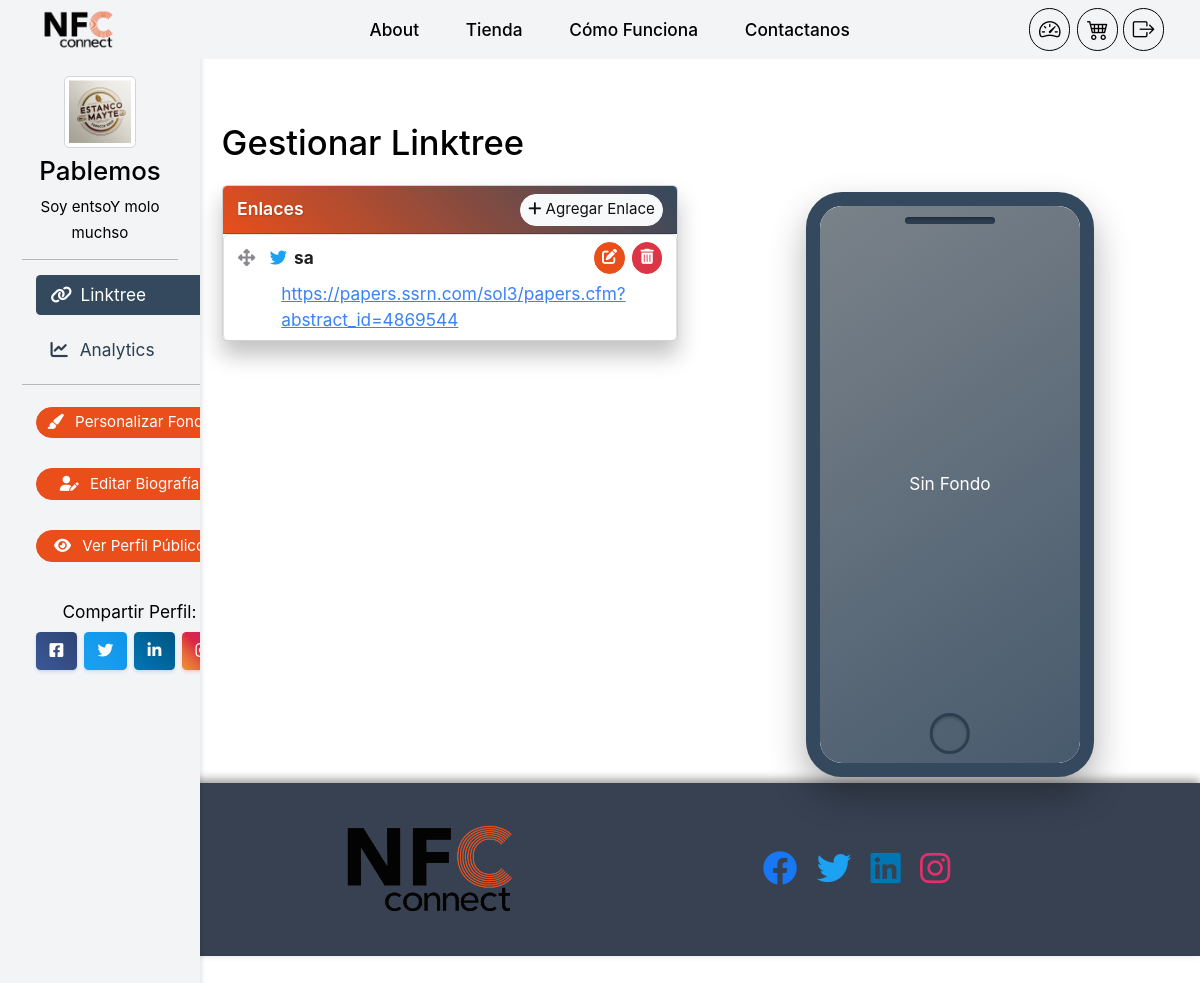
Page /dashboard (signed in) on the earlier database version.
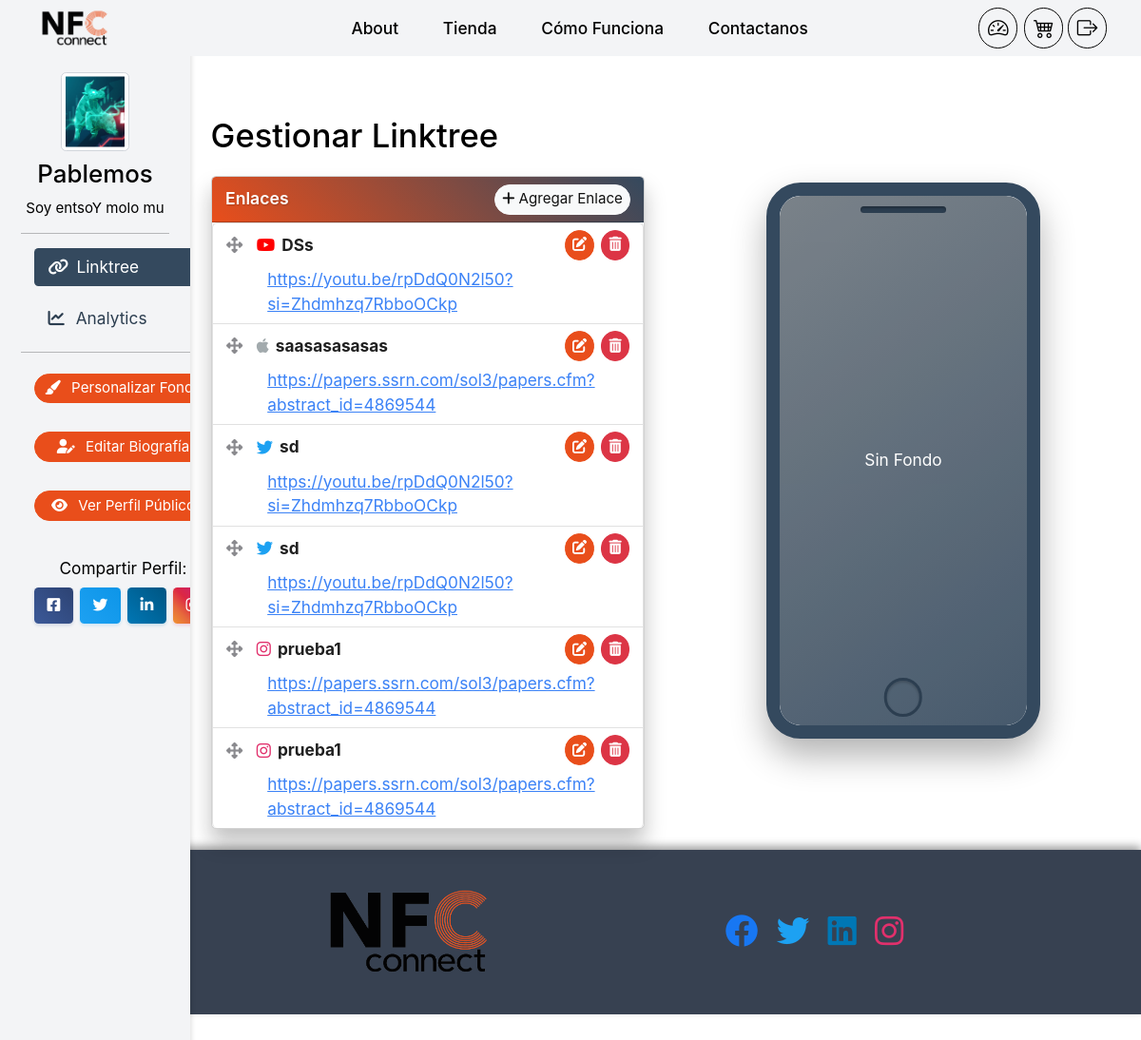
Same page on the later database version.
### app/models.py (models this page shows, shortened)
class User(UserMixin, db.Model):
    __tablename__ = 'user'
    id = db.Column(db.Integer, primary_key=True)
    username = db.Column(db.String(150), unique=True, nullable=False)
    email = db.Column(db.String(150), unique=True, nullable=False)
    password_hash = db.Column(db.String(128), nullable=False)
    profile_image = db.Column(db.String(20), nullable=True, default='default.jpg')
    background_image = db.Column(db.String(50), nullable=True, default=None)
    background_video = db.Column(db.String(50), nullable=True, default=None)
    background_type = db.Column(db.String(10), nullable=False, default='image')  # Nuevo campo
    link_color = db.Column(db.String(7), default='#e94e1b')  # Nuevo campo para color de enlaces
    bio = db.Column(db.Text, nullable=True)
    date_joined = db.Column(db.DateTime, default=datetime.utcnow)
    is_admin = db.Column(db.Boolean, default=False)
    is_authorized = db.Column(db.Boolean, default=False)
    cart = db.relationship('Cart', backref='user', uselist=False, cascade="all, delete-orphan")
    user_links = db.relationship('UserLink', back_populates='owner', lazy='dynamic')

class UserLink(db.Model):
    __tablename__ = 'user_link'
    id = db.Column(db.Integer, primary_key=True)
    title = db.Column(db.String(150), nullable=False)
    url = db.Column(db.String(255), nullable=False)
    icon = db.Column(db.String(150), nullable=True)
    owner_id = db.Column(db.Integer, db.ForeignKey('user.id'), nullable=False)
    order = db.Column(db.Integer, nullable=False, default=0)
    clicks = db.Column(db.Integer, nullable=False, default=0)
    owner = db.relationship('User', back_populates='user_links')
    click_logs = db.relationship('ClickLog', back_populates='link', lazy='dynamic', cascade="all, delete-orphan")

### app/routes.py (the view)
@app.route('/dashboard')
@login_required
def dashboard():
    links = UserLink.query.filter_by(owner_id=current_user.id).order_by(UserLink.order).all()
    clicks_per_link = {
        'labels': [link.title for link in links],
        'data': [link.clicks for link in links]
    }
    today = datetime.now(datetime.utcnow().astimezone().tzinfo).date()
    today_clicks_count = (
        db.session.query(ClickLog)
        .join(UserLink)
        .filter(
            UserLink.owner_id == current_user.id,
            func.date(ClickLog.timestamp) == today
        ).count()
    )
    analytics_data = {
        'total_clicks': sum(link.clicks for link in links),
        'today_clicks': today_clicks_count,
        'active_links': len([link for link in links if link.clicks > 0]),
        'daily_average': sum(link.clicks for link in links) / len(links) if links else 0
    }
    sorted_links = sorted(links, key=lambda l: l.clicks, reverse=True)[:5]
    popular_links = {
        'labels': [link.title for link in sorted_links],
        'data': [link.clicks for link in sorted_links]
    }
    today = datetime.utcnow().date()
    thirty_days_ago = today - timedelta(days=29)
    date_range = [thirty_days_ago + timedelta(days=i) for i in range(30)]
    clicks_trend = defaultdict(lambda: defaultdict(int))
    for log in ClickLog.query.filter(ClickLog.timestamp >= thirty_days_ago).all():
        click_date = log.timestamp.date()
        clicks_trend[click_date][log.link.title] += 1
    trend_labels = [date.strftime('%d-%m') for date in date_range]
    datasets = []
    for link in links:
        link_data = [clicks_trend[date][link.title] for date in date_range]
        color = generate_random_color()  # Implementa esta función o define una lista de colores
        datasets.append({
            'title': link.title,
            'data': link_data,
            'color': color
        })
    click_trend = {
        'labels': trend_labels,
        'datasets': datasets
    }
    analytics_data = {
        'clicks_per_link': clicks_per_link,
        'popular_links': popular_links,
        'click_trend': click_trend
    }
    return render_template('dashboard.html', links=links, analytics_data=analytics_data)

### app/templates/dashboard.html (shortened to what this page needs)
{% extends "app.html" %}
{% set navbar_size = 'small' %}
{% block content %}
{% if not current_user.is_authorized %}
    <div class="container mt-5">
        <div class="alert alert-danger text-center" role="alert">
            <h4 class="alert-heading">Acceso No Autorizado</h4>
            <p>Tu cuenta no está autorizada para acceder a esta página.</p>
            <hr>
            <p class="mb-0">Por favor, contacta con el administrador para solicitar autorización.</p>
        </div>
    </div>
{% else %}
    <div class="container-fluid d-flex flex-column" style="padding-top: 3rem;">
        <div class="row flex-fill">
            <nav id="sidebarMenu" class="col-md-3 col-lg-2 d-md-block bg-light sidebar collapse h-100 d-none d-md-block">
                <div class="position-sticky pt-3 h-100">
                    <div class="text-center mb-2" style="padding-top: 3rem;">
                        {% if current_user.profile_image %}
                            <img src="{{ url_for('static', filename='img/profile_pics/' ~ current_user.profile_image) }}" alt="{{ current_user.username }}'s Profile Picture" class="profile-picture img-thumbnail" style="cursor: pointer;" data-bs-toggle="modal" data-bs-target="#changeProfilePicModal">
                        {% else %}
                            <img src="{{ url_for('static', filename='img/profile_pics/default.jpg') }}" alt="Default Profile Picture" class="profile-picture img-thumbnail">
                        {% endif %}
                    </div>
                    <h4 class="text-center mb-2">{{ current_user.username }}</h4>
                    <p class="text-center mb-2"><small>{{ current_user.bio }}</small></p>
                    <hr>
                    <ul class="nav flex-column">
                        <li class="nav-item">
                            <a class="nav-link active" aria-current="page" href="#" data-section="linktreeSection">
                                <i class="fas fa-link me-1"></i>
                                Linktree
                            </a>
                        </li>
                        <li class="nav-item">
                            <a class="nav-link" href="#" data-section="analyticsSection">
                                <i class="fas fa-chart-line me-2"></i>
                                Analytics
                            </a>
                        </li>
                        <hr>
                        <li class="nav-item mt-2">
                            <button class="btn btn-sm btn-dashboard w-100 mb-2" data-bs-toggle="modal" data-bs-target="#customizeModal">
                                <i class="fas fa-paint-brush me-2"></i>
                                Personalizar Fondo
                            </button>
                        </li>
                        <li class="nav-item">
                            <button class="btn btn-sm btn-dashboard w-100 mb-2" data-bs-toggle="modal" data-bs-target="#editBioModal">
                                <i class="fas fa-user-edit me-2"></i>
                                Editar Biografía
                            </button>
                        </li>
                        <li class="nav-item">
                            <a href="{{ url_for('user_links_page', username=current_user.username) }}" class="btn btn-sm btn-dashboard w-100 mb-3">
                                <i class="fas fa-eye me-2"></i>
                                Ver Perfil Público
                            </a>
                        </li>
                        <li class="nav-item">
                            <div class="social-share-buttons text-center">
                                <span>Compartir Perfil:</span>
                                <div class="d-flex justify-content-center mt-2">
                                    <a href="https://facebook.com/sharer/sharer.php?u={{ url_for('user_links_page', username=current_user.username, _external=True) }}" target="_blank" class="btn btn-sm btn-facebook me-2">
                                        <i class="fa-brands fa-square-facebook"></i>
                                    </a>
                                    <a href="https://twitter.com/intent/tweet?url={{ url_for('user_links_page', username=current_user.username, _external=True) }}&text=Visita mi Linktree!" target="_blank" class="btn btn-sm btn-twitter me-2">
                                        <i class="fa-brands fa-twitter"></i>
                                    </a>
                                    <a href="https://www.linkedin.com/shareArticle?mini=true&url={{ url_for('user_links_page', username=current_user.username, _external=True) }}" target="_blank" class="btn btn-sm btn-linkedin me-2">
                                        <i class="fa-brands fa-linkedin-in"></i>
                                    </a>
                                    <a href="https://www.instagram.com/sharer.php?u={{ url_for('user_links_page', username=current_user.username, _external=True) }}" target="_blank" class="btn btn-sm btn-instagram">
                                        <i class="fa-brands fa-instagram"></i>
                                    </a>
                                </div>
                            </div>
                        </li>
                    </ul>
                </div>
            </nav>
            <div class="col-md-9 ms-sm-auto col-lg-10 px-md-4">
                <div id="linktreeSection" style="padding-top: 4rem;">
                    <h2 class="mt-4 mb-4">Gestionar Linktree</h2>
                    <div class="row">
                        <div class="col-12 col-md-6">
                            <div class="card mb-4 shadow-sm">
                                <div class="card-header d-flex justify-content-between align-items-center bg-primary text-white">
                                    <span>Enlaces</span>
                                    <button type="button" class="btn btn-sm btn-light" data-bs-toggle="modal" data-bs-target="#addLinkModal">
                                        <i class="fas fa-plus"></i> Agregar Enlace
                                    </button>
                                </div>
                                <div class="card-body">
                                    {% if links %}
                                        <ul id="sortable" class="list-group">
                                            {% for link in links %}
                                            <li class="list-group-item" data-id="{{ link.id }}">
                                                <div class="d-flex justify-content-between align-items-center">
                                                    <div class="d-flex align-items-center">
                                                        <i class="fas fa-arrows-alt handle me-3 text-muted" style="cursor: move;"></i>
                                                        <i class="{{ link.icon or 'fas fa-link' }} me-2"></i>
                                                        <strong>{{ link.title }}</strong>
                                                    </div>
                                                    <div class="d-flex">
                                                        <button type="button" class="btn btn-sm btn-primary me-2" data-bs-toggle="modal" data-bs-target="#editLinkModal"
                                                            data-link-id="{{ link.id }}"
                                                            data-link-title="{{ link.title|e }}"
                                                            data-link-url="{{ link.url|e }}"
                                                            data-link-icon="{{ link.icon|e }}">
                                                            <i class="fas fa-edit"></i>
                                                        </button>
                                                        <button type="button" class="btn btn-sm btn-danger" onclick="confirmDelete('{{ link.id|safe }}')">
                                                            <i class="fas fa-trash-alt"></i>
                                                        </button>
                                                    </div>
                                                </div>
                                                <div class="mt-2 ms-5">
                                                    <a href="{{ link.url }}" target="_blank">{{ link.url }}</a>
                                                </div>
                                            </li>
                                            {% endfor %}
                                        </ul>
                                    {% else %}
                                        <p class="text-muted">No has agregado ningún enlace aún.</p>
                                    {% endif %}
                                </div>
                            </div>
                        </div>
                        <div class="col-12 col-md-6">
                                <div class="card-body">
                                    <div class="phone-preview d-flex justify-content-center">
                                        <div class="phone">
                                            <div class="screen position-relative">
                                                <iframe src="{{ url_for('user_links_page', username=current_user.username) }}" class="linktree-iframe w-100 h-100 border-0" allowfullscreen></iframe>
                                            </div>
                                        </div>
                                    </div>
                                </div>
                            </div>
                        </div>
                    </div>
            </div>
        </div>
    </div>
{% endif %}
{% endblock %}

Differences in the rows shown:
removed UserLink: title "sa", url "https://papers.ssrn.com/sol3/papers.cfm?abstract_id=4869544"
changed User "Pablemos": profile_image: a different picture; bio "Soy entsoY molo muchso" → "Soy entsoY molo mu"
added UserLink: title "DSs", url "https://youtu.be/rpDdQ0N2l50?si=Zhdmhzq7RbboOCkp"
added UserLink: title "saasasasasas", url "https://papers.ssrn.com/sol3/papers.cfm?abstract_id=4869544"
added UserLink: title "sd", url "https://youtu.be/rpDdQ0N2l50?si=Zhdmhzq7RbboOCkp"
added UserLink: title "sd", url "https://youtu.be/rpDdQ0N2l50?si=Zhdmhzq7RbboOCkp"
added UserLink: title "prueba1", url "https://papers.ssrn.com/sol3/papers.cfm?abstract_id=4869544"
added UserLink: title "prueba1", url "https://papers.ssrn.com/sol3/papers.cfm?abstract_id=4869544"
